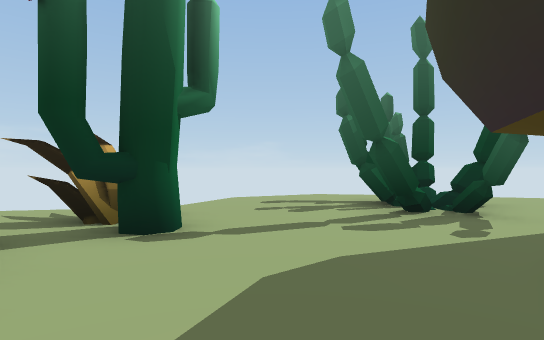
[1] (above)

12 first-person views from a walk through a Unity game level. The camera is 1.4 m above the floor, looks level and sees 80° across. The floor is counted in squares, 2 m on a side. Each view is taken from the middle of a square. On the plan, view 1 faces up. The plan holds only what a view shows up to about 10 squares ahead; the rest is blank. The place goes on beyond the plan.

[2]
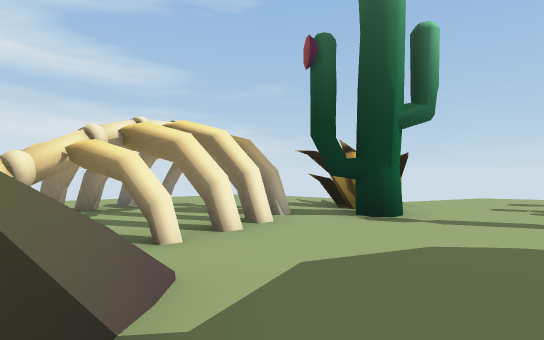

[3]
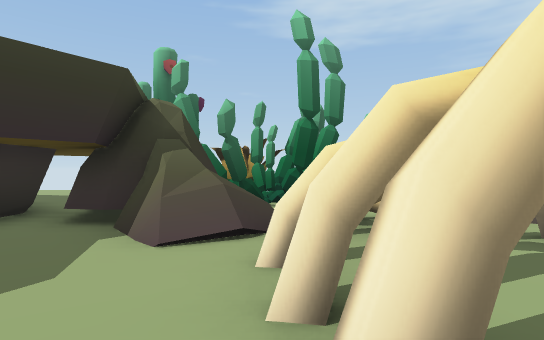

[4]
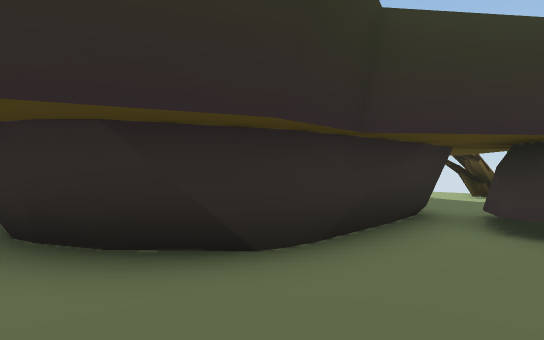

[5]
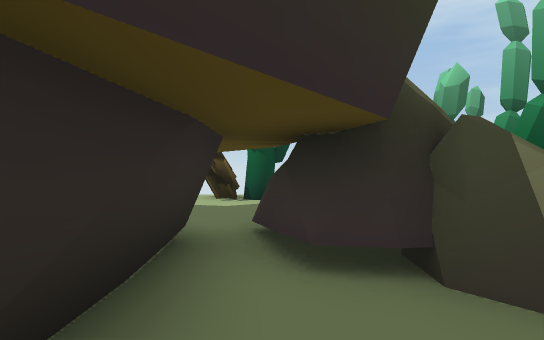

[6]
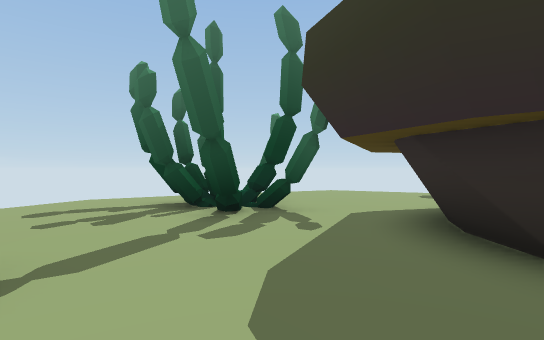

[7]
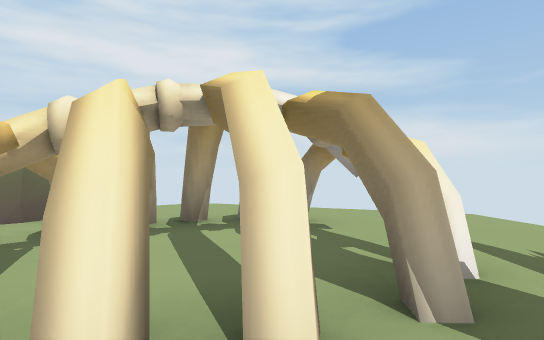

[8]
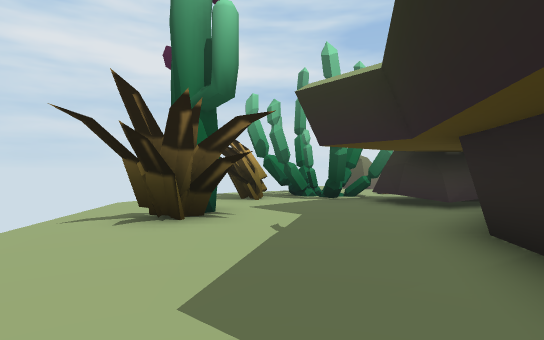

[9]
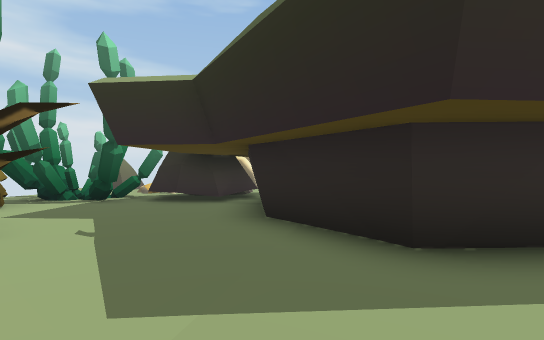

[10]
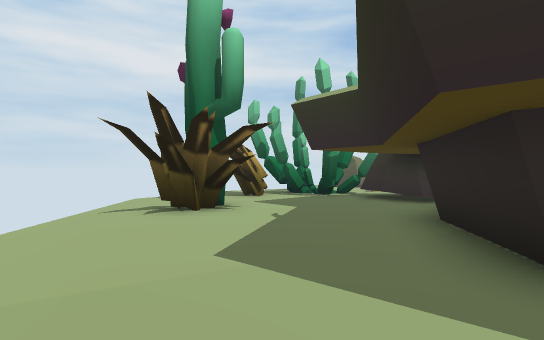

[11]
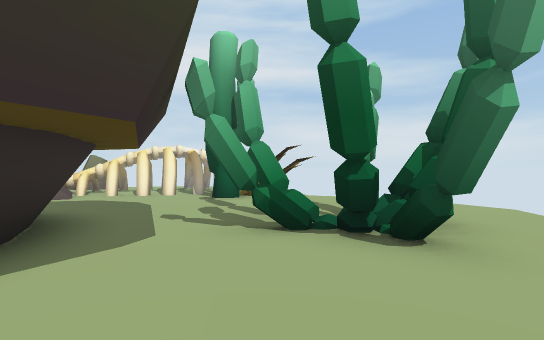

[12]
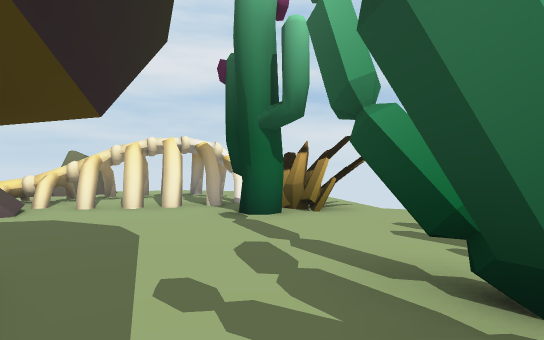

### Floor plan
Key: @ floor where view 1 was taken; # wall or solid block; x gap in a wall; . main floor; - floor 0.25 m lower than the main floor; / step, stairs or slope; = window, fence, low wall or low ledge; R rock; O other object.
Columns run from 5 left of view 1 to 8 right of it. Each row starts with its distance up from view 1.
  9       ..
  8      ......
  7     ...##....
  6    #...###....
  5   ##...##.....
  4   ##..........
  3 ###......#
  2 #.x....###
  1 #.##...#
  0 ###./@.#
 -1 ###= R.#
 -2 O===RRR##
 -3  ###RRR.## ##
 -4   ##.....###.
 -5    ##........
 -6   ##..........
 -7    ##.##.....
 -8       .##...
 -9       --..

Positions as (right, up) in squares from view 1, and headings:
1: (0, 0), facing up
2: (1, -1), facing up-left
3: (-2, 3), facing down
4: (0, 3), facing down-right
5: (1, 1), facing down
6: (-1, 1), facing up-right
7: (-1, 2), facing left
8: (7, -6), facing left
9: (7, -7), facing up-left
10: (8, -6), facing left
11: (7, 5), facing left
12: (4, 4), facing left
